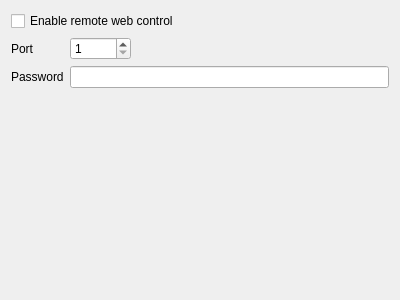
<ui version="4.0" >
 <class>SettingsWebForm</class>
 <widget class="QWidget" name="SettingsWebForm" >
  <property name="geometry" >
   <rect>
    <x>0</x>
    <y>0</y>
    <width>400</width>
    <height>300</height>
   </rect>
  </property>
  <property name="windowTitle" >
   <string>Web interface</string>
  </property>
  <layout class="QGridLayout" name="gridLayout" >
   <item row="0" column="0" colspan="3" >
    <widget class="QCheckBox" name="checkEnable" >
     <property name="text" >
      <string>Enable remote web control</string>
     </property>
    </widget>
   </item>
   <item row="1" column="0" >
    <widget class="QLabel" name="label" >
     <property name="text" >
      <string>Port</string>
     </property>
    </widget>
   </item>
   <item row="1" column="1" >
    <widget class="QSpinBox" name="spinPort" >
     <property name="minimum" >
      <number>1</number>
     </property>
     <property name="maximum" >
      <number>65535</number>
     </property>
    </widget>
   </item>
   <item row="1" column="2" >
    <spacer name="horizontalSpacer" >
     <property name="orientation" >
      <enum>Qt::Horizontal</enum>
     </property>
     <property name="sizeHint" stdset="0" >
      <size>
       <width>251</width>
       <height>20</height>
      </size>
     </property>
    </spacer>
   </item>
   <item row="2" column="0" >
    <widget class="QLabel" name="label_2" >
     <property name="text" >
      <string>Password</string>
     </property>
    </widget>
   </item>
   <item row="2" column="1" colspan="2" >
    <widget class="QLineEdit" name="linePassword" >
     <property name="echoMode" >
      <enum>QLineEdit::Password</enum>
     </property>
    </widget>
   </item>
   <item row="3" column="1" colspan="2" >
    <spacer name="verticalSpacer" >
     <property name="orientation" >
      <enum>Qt::Vertical</enum>
     </property>
     <property name="sizeHint" stdset="0" >
      <size>
       <width>20</width>
       <height>197</height>
      </size>
     </property>
    </spacer>
   </item>
  </layout>
 </widget>
 <resources>
  <include location="../gfx/resources.qrc" />
 </resources>
 <connections/>
</ui>
